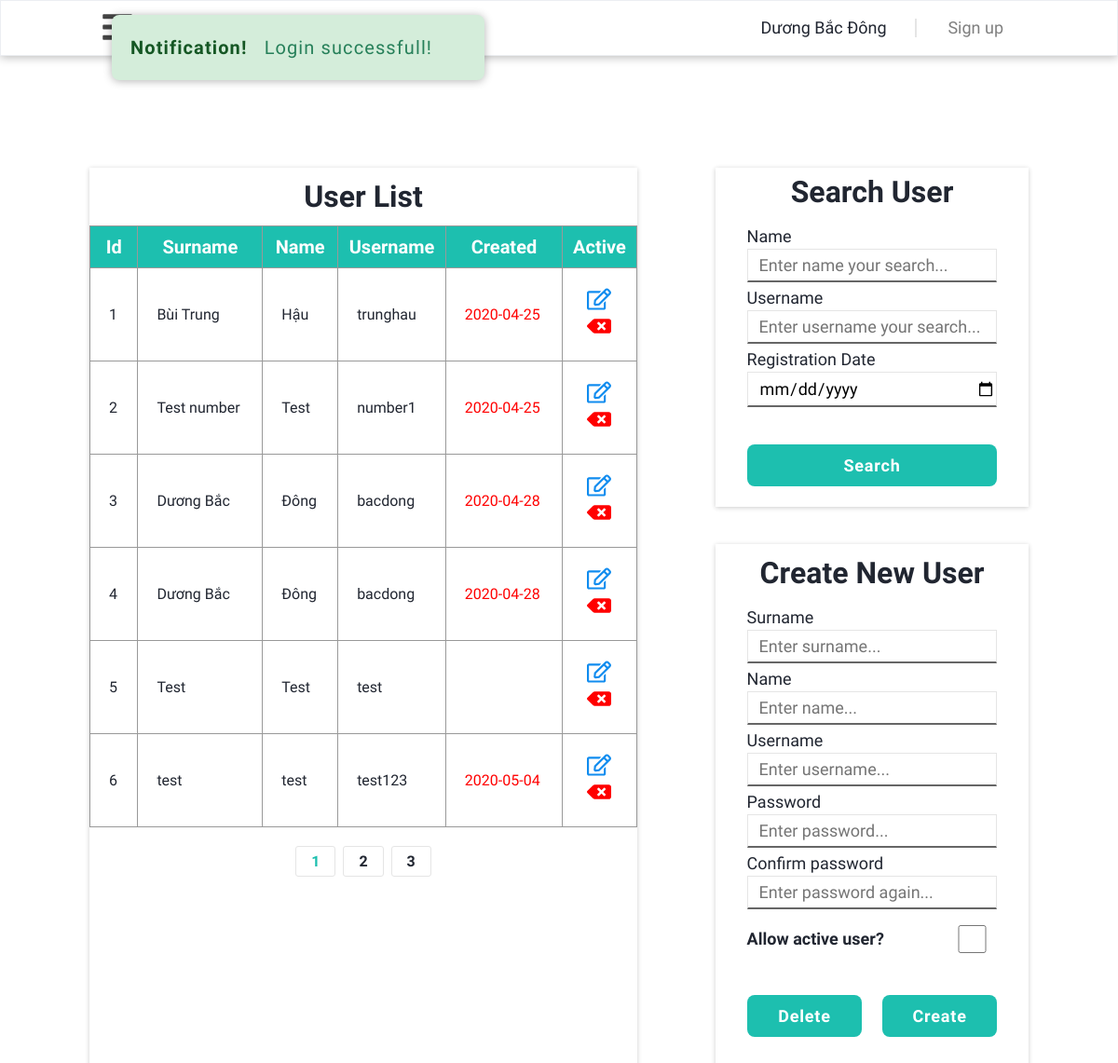
/admin/users/users.php (signed in), run on an earlier commit of the app's database.
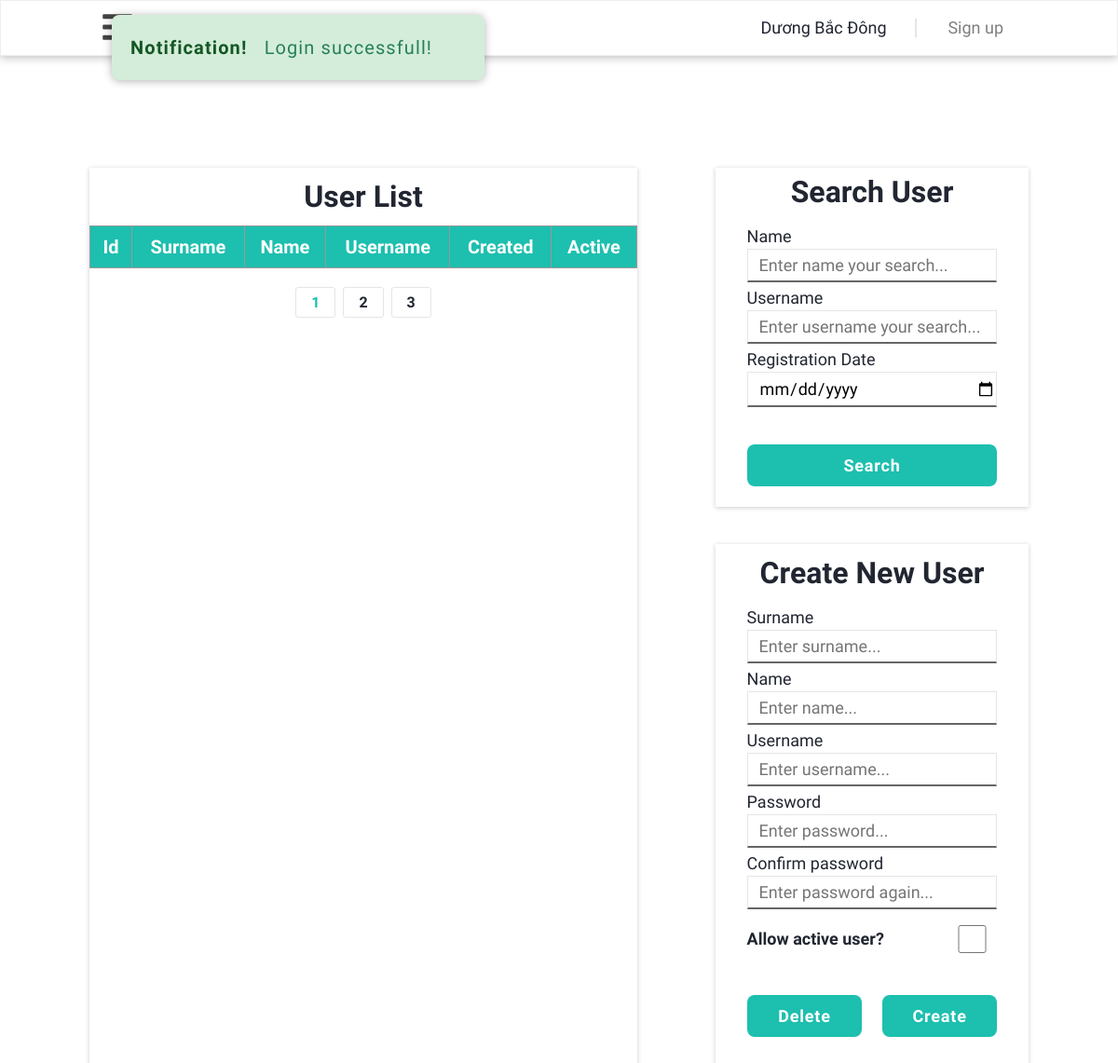
And on a later commit of the database.
### tables this page shows
CREATE TABLE `users`  (
  `id` int(11) NOT NULL AUTO_INCREMENT,
  `surname` varchar(255) NULL DEFAULT NULL,
  `name` varchar(255) NULL DEFAULT NULL,
  `email` varchar(255) NULL DEFAULT NULL,
  `phone` varchar(11) NULL DEFAULT NULL,
  `address` varchar(255) NULL DEFAULT NULL,
  `username` varchar(40) NOT NULL,
  `password` varchar(40) NOT NULL,
  `avatar` varchar(255) NULL DEFAULT NULL,
  `created_at` date NULL DEFAULT NULL,
  `status` int(11) NULL DEFAULT NULL COMMENT '1-active, 0-deactive',
  PRIMARY KEY (`id`) USING BTREE
);

### admin/users/users.php (the view, shortened to what the changed rows need)
<?php
    require_once('../../public/connection.php');
    $query = 'SELECT * FROM users;';
    $result = $connection->query($query);
    $users = array();
    while($row = $result->fetch_assoc()) {
        $users[] = $row;
    }
?>
<!DOCTYPE html>
<html lang="en">
<head>
    <?php require_once('head-user.php'); ?>
</head>
<body>
    <main class="container grid">
        <section class="container-main grid wide">
            <section class="container-product row">
                <section class="main-product c-12 l-7 m-12">
                    <table border="1" class="table-product">
                        <thead class="table-head">
                            <th class="head-title">Id</th>
                            <th class="head-title img">Surname</th>
                            <th class="head-title">Name</th>
                            <th class="head-title">Username</th>
                            <th class="head-title">Created</th>
                            <th class="head-title">Active</th>
                        </thead>
                        <tbody class="table-body">
                            <?php
                                $i = 1;
                                foreach($users as $user) {
                            ?>
                            <tr class="table-row" onclick="location.href='user-details.php?user=<?=$user['id'];?>'">
                                <td class="table-column"><?=$i;?></td>
                                <td class="table-column img"><?=$user['surname'];?></td>
                                <td class="table-column"><?=$user['name'];?></td>
                                <td class="table-column"><?=$user['username'];?></td>
                                <td class="table-column price"><?=$user['created_at'];?></td>
                                <td class="table-column active">
                                    <a title="Edit product" href="user-edit.php?user=<?=$user['id'];?>" class="edit-product">
                                    </a>
                                    <a href="user-delete.php?user=<?=$user['id'];?>" title="Delete product" class="delete-product">
                                    </a>
                                </td>
                            </tr>
                            <?php $i++; } ?>
                        </tbody>
                    </table>
                </section>
            </section>
        </section>
    </main>
</body>
</html>

What changed in the data, as far as the page shows it:
removed users: surname "Bùi Trung", name "Hậu", username "trunghau", created_at "2020-04-25"
removed users: surname "Test number", name "Test", username "number1", created_at "2020-04-25"
removed users: surname "Dương Bắc", name "Đông", username "bacdong", created_at "2020-04-28"
removed users: surname "Dương Bắc", name "Đông", username "bacdong", created_at "2020-04-28"
removed users: surname "Test", name "Test", username "test"
removed users: surname "test", name "test", username "test123", created_at "2020-05-04"
